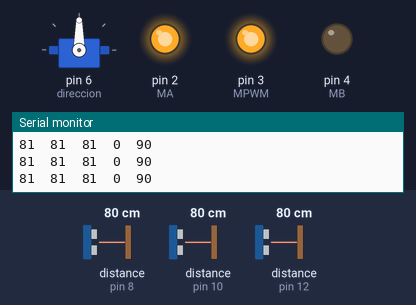
Recording of a sketch running on a simulated Arduino Uno, built with avr-gcc and run on an emulated ATmega328P. Parts: servo, output pins drawn as LEDs (lit = HIGH), the last lines printed to the serial monitor. Dashed ring = blinking. The test bench sets the inputs (shaded band); at power-on: distance to the obstacle (sensors on pin 12, pin 8, pin 10) 80 cm.

Above: at 1.2 s.
1.3 s: distance to the obstacle (sensor on pin 12) set to 11 cm
2.8 s: distance to the obstacle (sensor on pin 12) set to 8 cm
At 3.6 s:
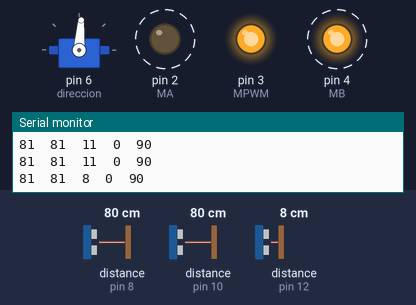
5.8 s: distance to the obstacle (sensor on pin 8) set to 2 cm
8.8 s: distance to the obstacle (sensor on pin 8) set to 120 cm
At 10.0 s:
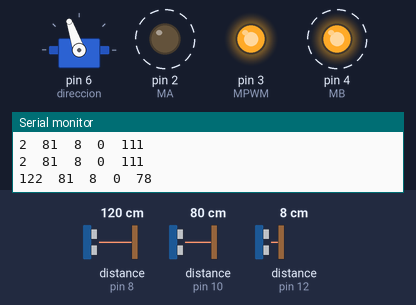
11.8 s: distance to the obstacle (sensor on pin 10) set to 2 cm
14.8 s: distance to the obstacle (sensor on pin 12) set to 18 cm
At 17.1 s:
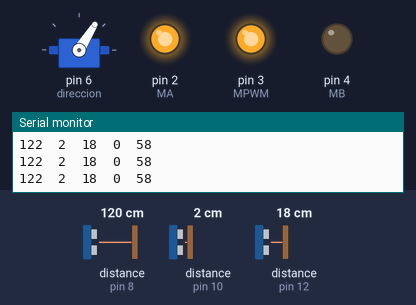
Timing chart, 0 to 18.2 s (numbered marks = the images above; inputs shaded):
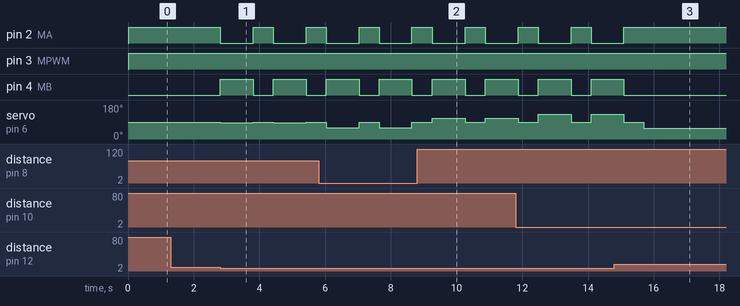

Measured:
- the behaviour switches between 10 and 9 cm on distance to the obstacle (sensor on pin 12) (found by bisection; images 0 and 1)
- after the input at 2.8 s, pin 2 (MA): alternates HIGH for 0.61 s and LOW for 1.0 s, starting at once; pin 4 (MB): alternates HIGH for 1.0 s and LOW for 0.61 s, starting at once; servo on pin 6 (direccion): alternates 90° for 0.61 s and 86° for 1.0 s, starting at once
- after the input at 14.8 s, pin 2 (MA): goes on until 15.1 s, then stays HIGH; pin 4 (MB): goes on until 15.1 s, then stays LOW

The sketch:

giroYfreno1.ino.ino
```cpp
#include <Servo.h>
#include <NewPing.h>
#define MA 2
#define MB 4
#define MPWM 3

int cm1, cm2 , cm3 = 0;
int tiempo = 0;
int ultimogiro = 0;
int modo = 0;
int comp = 0;


NewPing s_Izq(7, 8, 400);
NewPing s_Der(9, 10, 400);
NewPing s_Cen(11, 12, 400);
int giro = 0;
Servo direccion;

int velocidad = 180;

void setup() {
  // put your setup code here, to run once:
  pinMode(MA, OUTPUT);
  pinMode(MB, OUTPUT);
  pinMode(MPWM, OUTPUT);
  direccion.attach(6);
  Serial.begin(9600);
}

void loop() {
  // put your main code here, to run repeatedly:

 cm1 = s_Izq.ping_cm();
  cm3 = s_Der.ping_cm();
  cm2 = s_Cen.ping_cm();

  direccion.write(centrar(cm1, cm3));


  Serial.print(cm1);
  Serial.print("  ");
  Serial.print(cm3);
Serial.print("  ");
  Serial.print(cm2);
Serial.print("  ");
  Serial.print(giro);
Serial.print("  ");

  Serial.println(centrar(cm1, cm3));

digitalWrite(MA, HIGH);
digitalWrite(MB, LOW);
digitalWrite(MPWM, 100);
if (cm2 < 10 && cm2 > 1){
  digitalWrite(MA, LOW);
digitalWrite(MB, HIGH);
digitalWrite(MPWM, 190);
direccion.write(arreglo(cm1, cm3));
delay(1000);
direccion.write(90);
digitalWrite(MA, HIGH);
digitalWrite(MB, LOW);
digitalWrite(MPWM, 90);
delay(600);
}

  //  direccion.write(60);
  //  delay(1500);
  //  direccion.write(90);
  //  delay(1500);
  //  direccion.write(130);
  //  delay(1500);
  if (giro > 11){
    while(1){
      delay(1000);
      digitalWrite(MA, LOW);
      digitalWrite(MB, LOW);
      digitalWrite(MPWM, 0);
    }
  }

}


int centrar(int sen3, int sen1)
{
  if (sen1 < 1 || sen1 > 400){
    sen1 = 110;
  }
  if (sen3 < 1 || sen3 > 400){
    sen3 = 110;
  }
  int pos = sen1 + -sen3;
  int res = map(pos, -110, 110, 60, 120);
  if (res < 50){ res = 50; if (comp == 0 && tiempo > millis()) giro = giro + 1; comp = 1; tiempo = millis() + 700;}
  if (res > 130){ res = 130;if (comp == 0 && tiempo > millis()) giro = giro + 1; comp = 1; tiempo = millis() + 700;}
  if (res < 100 && res > 80 && tiempo < millis()) comp = 0;
  return res;
}
int arreglo(int sen3, int sen1)
{
  int pos = -sen1 + sen3;
  int res = map(pos, -50, 80, 60, 130);
  if (res < 60)  res = 60;
  if (res > 130) res = 130;
  return res;
}
```
